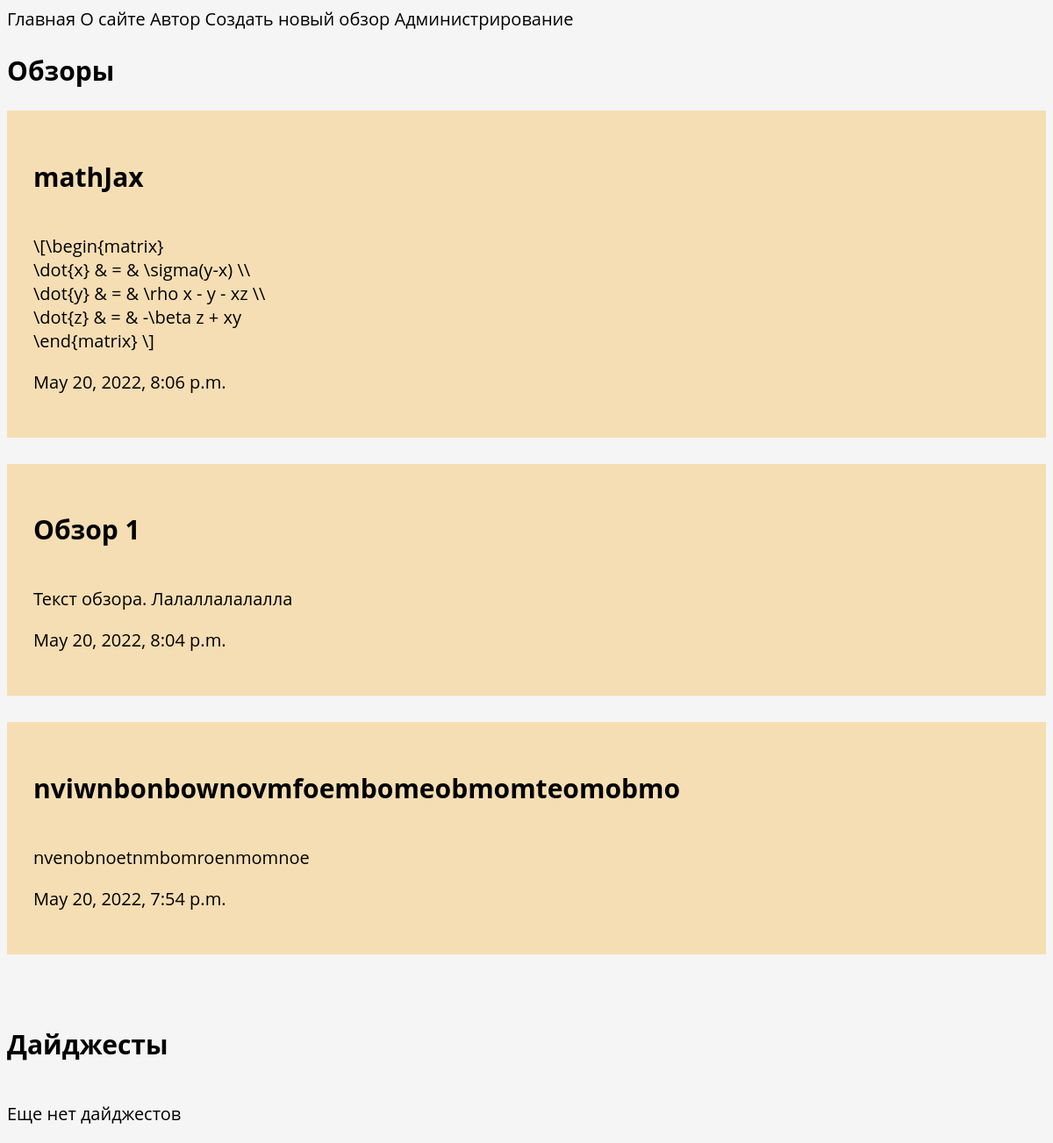
The page / on the database its author committed.
### BlogApplication/models.py (models this page shows, shortened)
class Review (models.Model):
    title = models.CharField(max_length=100)
    review_text = models.TextField()
    date = models.DateTimeField(auto_now_add=True)

### BlogApplication/views.py (the view)
# urls.py: path('', main_page, name='home'),
def main_page(request):
    reviews = Review.objects.order_by("pk")[::-1]
    reviews = reviews[:3:]
    digests = Digest.objects.order_by("pk")[::-1]
    digests = digests[:3:]
    return render(request, 'BlogApplication/main_page.html', {"reviews": reviews, "digests": digests})

### BlogApplication/templates/BlogApplication/main_page.html (shortened to what this page needs)
{% extends "BlogApplication/base.html" %}
{% block content %}
    <a href="{% url 'reviews' %}"> <h2>Обзоры</h2></a>
    {% if reviews %}
        {% for element in reviews %}
            <div>
                <a href="reviews/{{ element.pk }}/"> <h2>{{ element.title }}</h2></a>
                <p>{{ element.review_text|linebreaks|truncatewords:30 }}</p>
                <p>{{ element.date }}</p>
            </div>
        {% endfor %}
    {% else %}
        <p>Еще нет обзоров</p>
    {% endif %}
    <br>
    <a href="{% url 'digests' %}"> <h2>Дайджесты</h2></a>
    {% if digests %}
        {% for element in digests %}
            <div>
                <a href="digests/{{ element.pk }}/"> <h2>{{ element.title }}</h2></a>
                <p>{{ element.digest_text|linebreaks|truncatewords:30 }}</p>
            </div>
        {% endfor %}
    {% else %}
        <p>Еще нет дайджестов</p>
    {% endif %}
{% endblock %}

### BlogApplication/static/css/style.css (style rules this page uses)
body { background-color: whitesmoke; font-family: 'Open Sans', sans-serif; position: relative; font-size: 20px; }
a { display:inline-block; color: black; text-decoration:none; }
div { padding-left: 30px; padding-top: 30px; padding-bottom: 30px; margin-bottom: 30px; background-color: wheat; }

### rows shown on the page
Review: title "mathJax", review_text "\\[\\begin{matrix} \\dot{x} & = & \\sigma(y-x) \\\\ \\dot{y} & = & \\rho x - y - xz \\\\ \\dot{z} & = & -\\beta z + xy \\end{matrix} \\]", date "May 20, 2022, 8:06 p.m."
Review: title "Обзор 1", review_text "Текст обзора. Лалаллалалалла", date "May 20, 2022, 8:04 p.m."
Review: title "nviwnbonbownovmfoembomeobmomteomobmo", review_text "nvenobnoetnmbomroenmomnoe", date "May 20, 2022, 7:54 p.m."
